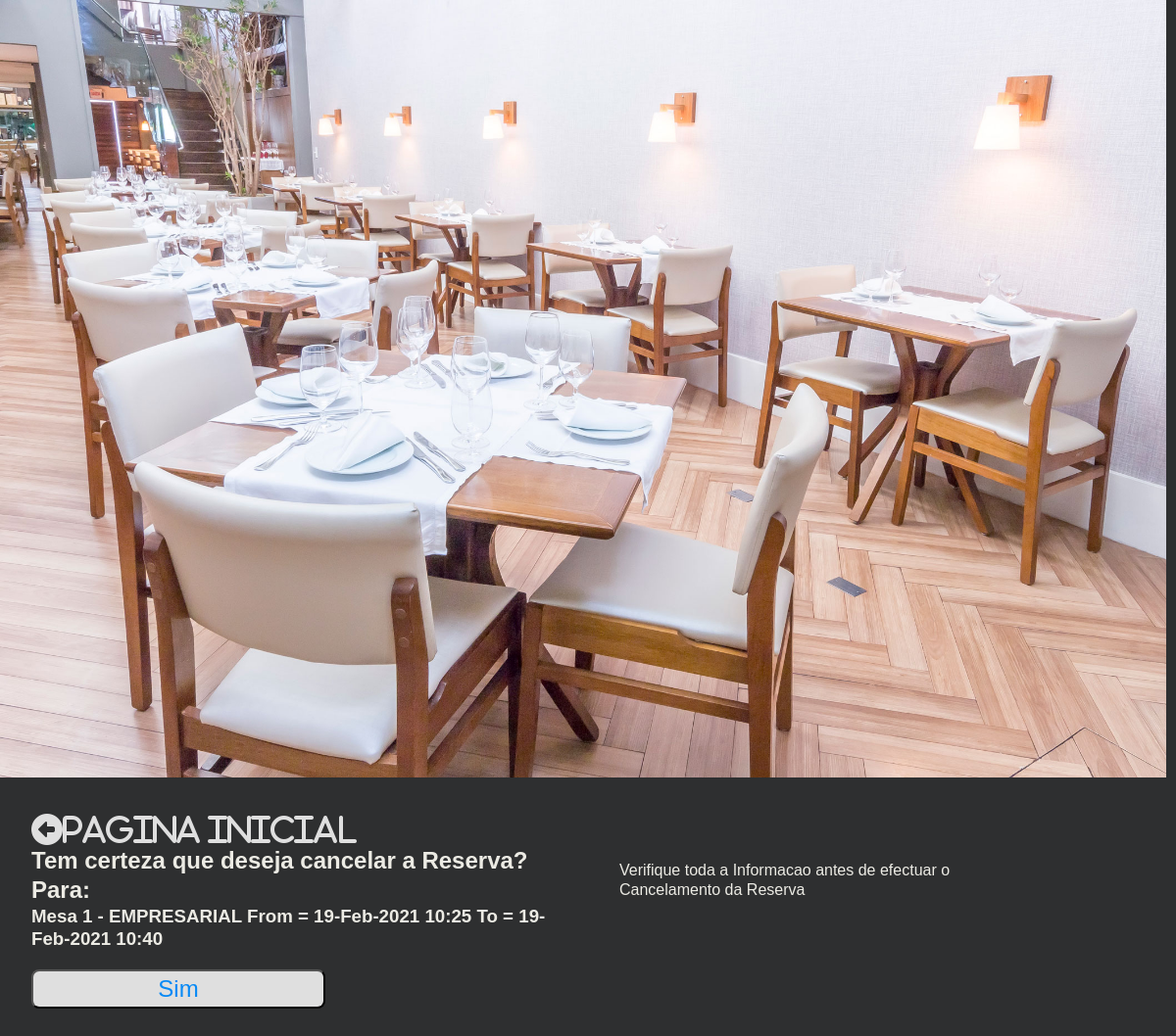
Page /booking/cancel/75 on the committed database.
### entregar/models.py (models this page shows, shortened)
class Booking(models.Model):
    user = models.ForeignKey(settings.AUTH_USER_MODEL,on_delete=models.CASCADE)
    room = models.ForeignKey(Room, on_delete=models.CASCADE)
    check_in = models.DateTimeField()
    check_out = models.DateTimeField()
    def __str__(self):
        return f'From = {self.check_in.strftime("%d-%b-%Y %H:%M")} To = {self.check_out.strftime("%d-%b-%Y %H:%M")}'
    def get_room_category(self):
        room_categories = dict(self.room.ROOM_CATEGORIES)
        room_category = room_categories.get(self.room.category)
        return room_category

class Room(models.Model):
    ROOM_CATEGORIES = (
        ('EMPRESARIAL', 'EMPRESARIAL'),
        ('SOCIAL', 'SOCIAL'),
        ('CASAL', 'CASAL'),
        ('VIP','VIP')
    )
    number = models.IntegerField()
    category = models.CharField(max_length=15, choices=ROOM_CATEGORIES)
    cadeiras = models.IntegerField()
    capacity = models.IntegerField()

### entregar/views.py (the view)
# urls.py: path('booking/cancel/<pk>', views.CancelBookingView.as_view(), name='CancelBookingView'),
class CancelBookingView(DeleteView):
    model = Booking
    template_name = 'booking_cancel_view.html'
    success_url = reverse_lazy('BookingListView')

### entregar/templates/entregar/booking_cancel_view.html (shortened to what this page needs)
<!DOCTYPE html>
{% load static %}
<html lang="en">
<head>
    <link rel="stylesheet" href="{% static '/css/room_detail_view.css' %}">
</head>
<body>
    <div class="content">
        <div class="image">
            <img src="{% static 'images/mesas.jpg' %}"/>
        </div>
        <div class="room">
            <div class="home">
                <a href="{% url 'RoomListView' %}"><i class="fas fa-arrow-alt-circle-left">Pagina Inicial</i></a>
            </div>
            <form id="booking-form" action="" method="POST">
                <h2>Tem certeza que deseja cancelar a Reserva? Para:</h2>
                <h3>Mesa {{booking.room.number}} - {{booking.get_room_category}} {{booking}}</h3>
                <br>
                <div >
                    <button type="submit">Sim</button>
                </div>
            </form>
        </div>
         <div class="room-info">
                <p>Verifique toda a Informacao antes de efectuar o Cancelamento da Reserva</p>
            </div>
    </div>
</body>
</html>

### static/css/room_detail_view.css (style rules this page uses)
* { padding:0; margin:0; box-sizing: border-box; }
body { background-color: rgb(46, 47, 48); color: rgb(236, 235, 228); font-family: sans-serif; line-height: 1.25; height: 100vh; }
.content { display: flex; flex-direction: row; flex-wrap: wrap; width:100%; justify-content: left; }
.image { flex: 0.3; }
.room { flex:0.5; margin: 2rem; display:flex; text-align: left; align-items: start; flex-direction: column; }
.home { flex: 0.2; }
.room-info { flex: 0.4; margin: 5rem 1rem; }
form { display: flex; flex: 0.4 1 auto; flex-direction: column; }
.image img { flex:1; max-height: 99.2vh; }
i { color:#dfdfdf; font-size: 2rem; }
input, button { flex:1; width:300px; border-radius: 0.5rem; line-height: 1.5; font-size: 1.5rem; color: #555; }
button { background-color: #dfdfdf; color:rgb(6, 137, 245); outline:none; }

### rows in the picture
Booking: room.number "1", get_room_category "EMPRESARIAL", check_in+check_out "From = 19-Feb-2021 10:25 To = 19-Feb-2021 10:40"
